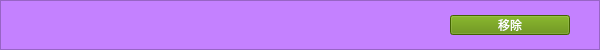
<?xml version="1.0" encoding="UTF-8"?>
<ui version="4.0">
 <class>MainWindow</class>
 <widget class="QMainWindow" name="MainWindow">
  <property name="geometry">
   <rect>
    <x>0</x>
    <y>0</y>
    <width>600</width>
    <height>50</height>
   </rect>
  </property>
  <property name="windowTitle">
   <string>MainWindow</string>
  </property>
  <widget class="QWidget" name="centralwidget">
   <widget class="QFrame" name="frame">
    <property name="geometry">
     <rect>
      <x>0</x>
      <y>0</y>
      <width>600</width>
      <height>50</height>
     </rect>
    </property>
    <property name="styleSheet">
     <string notr="true">background-color: rgb(196, 129, 255);</string>
    </property>
    <property name="frameShape">
     <enum>QFrame::StyledPanel</enum>
    </property>
    <property name="frameShadow">
     <enum>QFrame::Raised</enum>
    </property>
    <widget class="QLabel" name="label_GameName">
     <property name="geometry">
      <rect>
       <x>20</x>
       <y>10</y>
       <width>341</width>
       <height>30</height>
      </rect>
     </property>
     <property name="text">
      <string/>
     </property>
    </widget>
    <widget class="QPushButton" name="pushButton_Remove">
     <property name="geometry">
      <rect>
       <x>450</x>
       <y>15</y>
       <width>120</width>
       <height>20</height>
      </rect>
     </property>
     <property name="styleSheet">
      <string notr="true">
QPushButton {
         background-color: rgb(92, 138, 0);
	color: rgb(255, 255, 255);
     }</string>
     </property>
     <property name="text">
      <string>移除</string>
     </property>
    </widget>
   </widget>
  </widget>
 </widget>
 <resources/>
 <connections/>
</ui>
